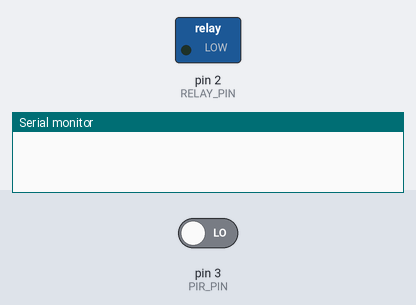
A sketch run on a simulated Arduino Uno, built with avr-gcc and run on an emulated ATmega328P. On the bench: switched loads named in the sketch (green lamp = pin HIGH), the last lines printed to the serial monitor. Inputs (shaded band) come from the test bench; at power-on: pin 3 (PIR_PIN) LOW.

Above: at 1.2 s.
1.3 s: pin 3 (PIR_PIN) driven HIGH
At 2.3 s:
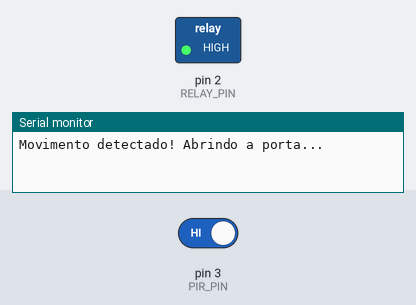
Timing chart, 0 to 8.1 s (numbered marks = the images above; inputs shaded):
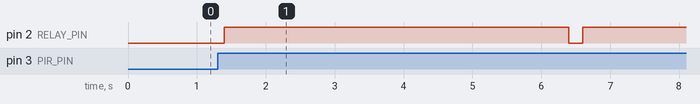

Measured:
- after the input at 1.3 s, pin 2 (RELAY_PIN): LOW → HIGH after 0.10 s, → LOW 5.0 s later, → HIGH 0.20 s later

The sketch:

porta_automatica1.ino
```cpp
// Definições de pinos
const int PIR_PIN = 3;
const int RELAY_PIN = 2;

void setup() {
	pinMode(PIR_PIN, INPUT);
  	pinMode(RELAY_PIN, OUTPUT);

  	digitalWrite(RELAY_PIN, LOW); // Relé desligado inicialmente

  	Serial.begin(9600);
}

void loop() {
	int movimento = digitalRead(PIR_PIN);

  if (movimento == HIGH) {
  	Serial.println("Movimento detectado! Abrindo a porta...");
    digitalWrite(RELAY_PIN, HIGH); // Ativa o relé (abre a porta)
    delay(5000); // Mantém a porta aberta por 5 segundos
    digitalWrite(RELAY_PIN, LOW); // Desativa o relé (fecha a porta)
    Serial.println("Porta fechada.");
  }

  delay(200);
}
```
